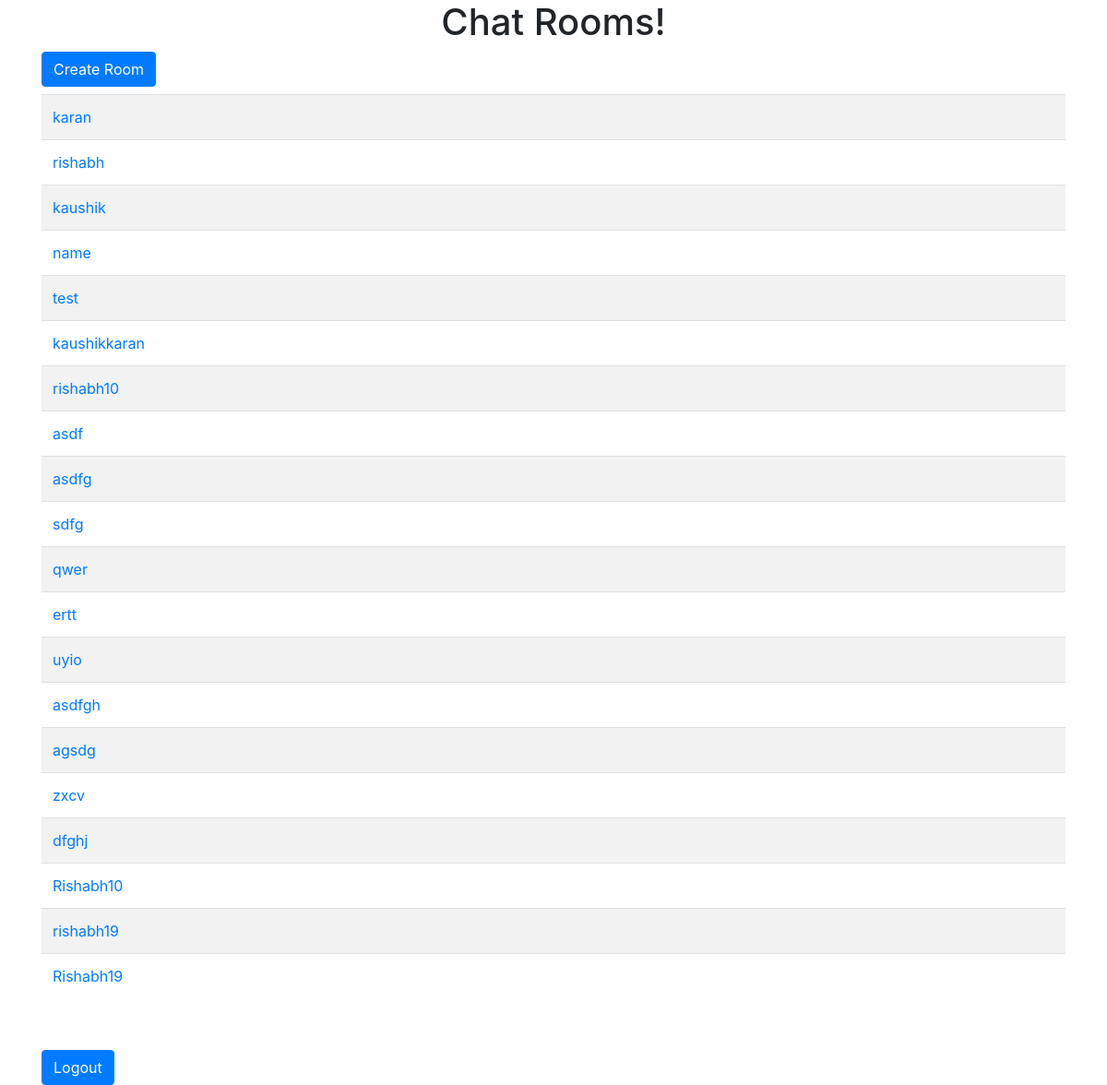
Screenshot of /chatroom/ (signed in) with the database file from the repository.
### chatapp/models.py (models this page shows)
class Room(models.Model):
    user = models.ForeignKey(User, on_delete=models.CASCADE, null=True)
    name = models.CharField(max_length=200, primary_key=True)
    created = models.DateTimeField(auto_now_add=True, null=True)
    ipaddress = models.GenericIPAddressField(null=True)
    def __str__(self):
        return self.name

### chatapp/views.py (the view)
# urls.py: path('', views.chathome, name='chathome'),
def chathome(request):
    if request.user.is_anonymous:
        return redirect('/login')
    rooms = Room.objects.all()
    return render(request, 'chatapp/chathome.html', {'rooms': rooms})

### chatapp/templates/chatapp/chathome.html (shortened to what this page needs)
<!doctype html>
<html lang="en">
  <head>
    <link rel="stylesheet" href="https://stackpath.bootstrapcdn.com/bootstrap/4.5.0/css/bootstrap.min.css">
  </head>
  <body>
    <h1 class="text-center">Chat Rooms!</h1>
    <div class="container">
<button type="button" class="btn btn-primary" data-toggle="modal" data-target="#createroom">
  Create Room
</button>
<br>
    <table id='table'  class="table table-striped my-2">
        {% for room in rooms %}
          <tr><td><a href="{{room}}/">{{room}}</a></td></tr>
        {% endfor%}
    </table>
    <br><br>
    <button class="btn btn-primary" href="/logout/">Logout</button>
  </div>
  </body>
</html>

### rows the page displays
Room: name "karan"
Room: name "rishabh"
Room: name "kaushik"
Room: name "name"
Room: name "test"
Room: name "kaushikkaran"
Room: name "rishabh10"
Room: name "asdf"
Room: name "asdfg"
Room: name "sdfg"
Room: name "qwer"
Room: name "ertt"
Room: name "uyio"
Room: name "asdfgh"
Room: name "agsdg"
Room: name "zxcv"
Room: name "dfghj"
Room: name "Rishabh10"
Room: name "rishabh19"
Room: name "Rishabh19"
